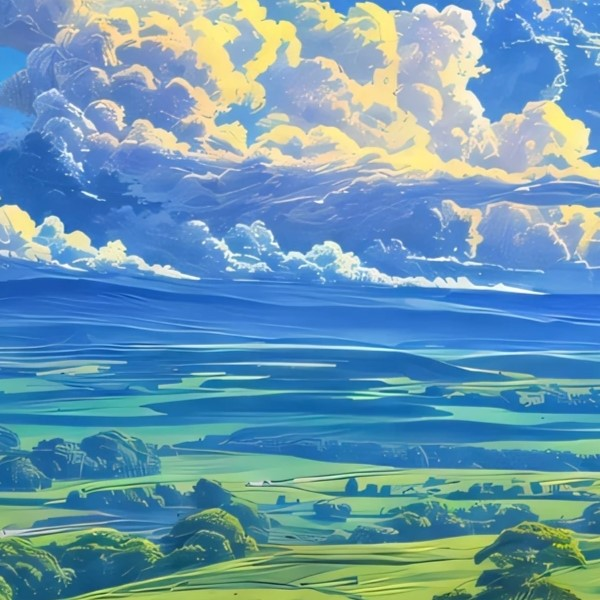
#> input picture opencv速成/src/yun2.jpg, 600 x 600 px, found by its file name
$ python 6opencvgray.py
#> lines starting #> are read from the running program, lines starting #| are printed output that depends on the picture
import cv2
import numpy as np

if __name__ == '__main__':
    img = cv2.imread(r'/home/sgm/jkk_ros/src/opencv_pkg/src/yun2.jpg')#600x600
#> img is the input picture: shape (600, 600, 3); mean B, G, R 177.2, 153, 106.4
    gray = cv2.cvtColor(img,cv2.COLOR_BGR2GRAY)# or BGR2Lab .....
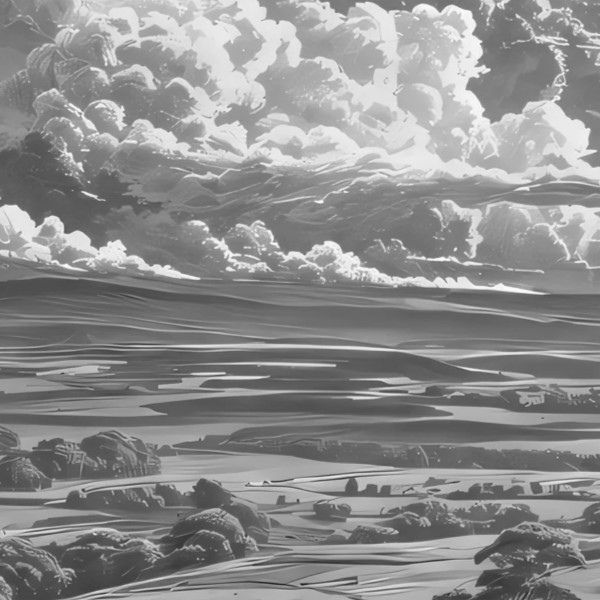
#> gray: shape (600, 600); min 26, max 252, mean 141.9
    while True :
        cv2.imshow("frame",img)
        cv2.imshow('gray',gray)
        action = cv2.waitKey(10) & 0xFF
#> (key q is pressed here)
        if action == ord('q') or action == 113:
            break
#> (the run stopped early here; a loop or call above may not have finished)
